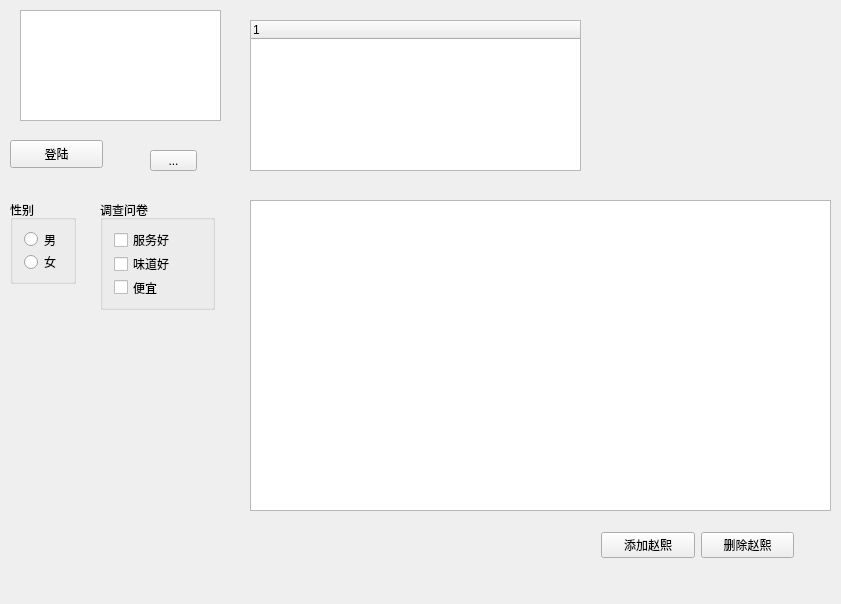
<?xml version="1.0" encoding="UTF-8"?>
<ui version="4.0">
 <class>Widget</class>
 <widget class="QWidget" name="Widget">
  <property name="geometry">
   <rect>
    <x>0</x>
    <y>0</y>
    <width>841</width>
    <height>604</height>
   </rect>
  </property>
  <property name="windowTitle">
   <string>Widget</string>
  </property>
  <widget class="QPushButton" name="pushButton">
   <property name="geometry">
    <rect>
     <x>10</x>
     <y>140</y>
     <width>93</width>
     <height>28</height>
    </rect>
   </property>
   <property name="text">
    <string>登陆</string>
   </property>
   <property name="icon">
    <iconset resource="res.qrc">
     <normaloff>:/Icon/timg.jpg</normaloff>:/Icon/timg.jpg</iconset>
   </property>
  </widget>
  <widget class="QToolButton" name="toolButton">
   <property name="geometry">
    <rect>
     <x>150</x>
     <y>150</y>
     <width>47</width>
     <height>21</height>
    </rect>
   </property>
   <property name="text">
    <string>...</string>
   </property>
   <property name="icon">
    <iconset resource="res.qrc">
     <normaloff>:/Icon/timg.jpg</normaloff>:/Icon/timg.jpg</iconset>
   </property>
  </widget>
  <widget class="QGroupBox" name="groupBox">
   <property name="geometry">
    <rect>
     <x>10</x>
     <y>200</y>
     <width>66</width>
     <height>84</height>
    </rect>
   </property>
   <property name="title">
    <string>性别</string>
   </property>
   <layout class="QVBoxLayout" name="verticalLayout">
    <item>
     <widget class="QRadioButton" name="radioMan">
      <property name="text">
       <string>男</string>
      </property>
     </widget>
    </item>
    <item>
     <widget class="QRadioButton" name="radioWoman">
      <property name="text">
       <string>女</string>
      </property>
     </widget>
    </item>
   </layout>
  </widget>
  <widget class="QGroupBox" name="groupBox_2">
   <property name="geometry">
    <rect>
     <x>100</x>
     <y>200</y>
     <width>115</width>
     <height>110</height>
    </rect>
   </property>
   <property name="title">
    <string>调查问卷</string>
   </property>
   <layout class="QVBoxLayout" name="verticalLayout_2">
    <item>
     <widget class="QCheckBox" name="checkBox">
      <property name="text">
       <string>服务好</string>
      </property>
      <property name="tristate">
       <bool>true</bool>
      </property>
     </widget>
    </item>
    <item>
     <widget class="QCheckBox" name="checkBox_2">
      <property name="text">
       <string>味道好</string>
      </property>
     </widget>
    </item>
    <item>
     <widget class="QCheckBox" name="checkBox_3">
      <property name="text">
       <string>便宜</string>
      </property>
     </widget>
    </item>
   </layout>
  </widget>
  <widget class="QListWidget" name="listWidget">
   <property name="geometry">
    <rect>
     <x>20</x>
     <y>10</y>
     <width>201</width>
     <height>111</height>
    </rect>
   </property>
  </widget>
  <widget class="QTreeWidget" name="treeWidget">
   <property name="geometry">
    <rect>
     <x>250</x>
     <y>20</y>
     <width>331</width>
     <height>151</height>
    </rect>
   </property>
   <column>
    <property name="text">
     <string notr="true">1</string>
    </property>
   </column>
  </widget>
  <widget class="QTableWidget" name="tableWidget">
   <property name="geometry">
    <rect>
     <x>250</x>
     <y>200</y>
     <width>581</width>
     <height>311</height>
    </rect>
   </property>
  </widget>
  <widget class="QWidget" name="widget" native="true">
   <property name="geometry">
    <rect>
     <x>590</x>
     <y>520</y>
     <width>215</width>
     <height>50</height>
    </rect>
   </property>
   <layout class="QHBoxLayout" name="horizontalLayout">
    <item>
     <widget class="QPushButton" name="addBtn">
      <property name="text">
       <string>添加赵熙</string>
      </property>
     </widget>
    </item>
    <item>
     <widget class="QPushButton" name="delBtn">
      <property name="text">
       <string>删除赵熙</string>
      </property>
     </widget>
    </item>
   </layout>
  </widget>
 </widget>
 <layoutdefault spacing="6" margin="11"/>
 <resources>
  <include location="res.qrc"/>
 </resources>
 <connections/>
</ui>
